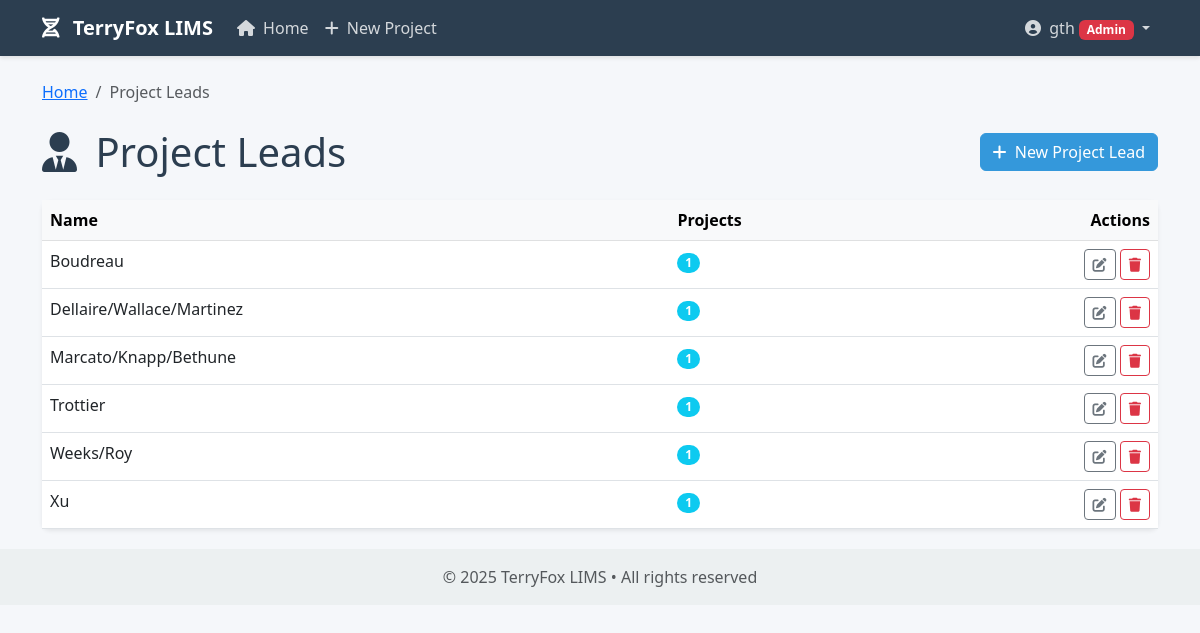
The page /project-leads/ (signed in) on the database as committed earlier.
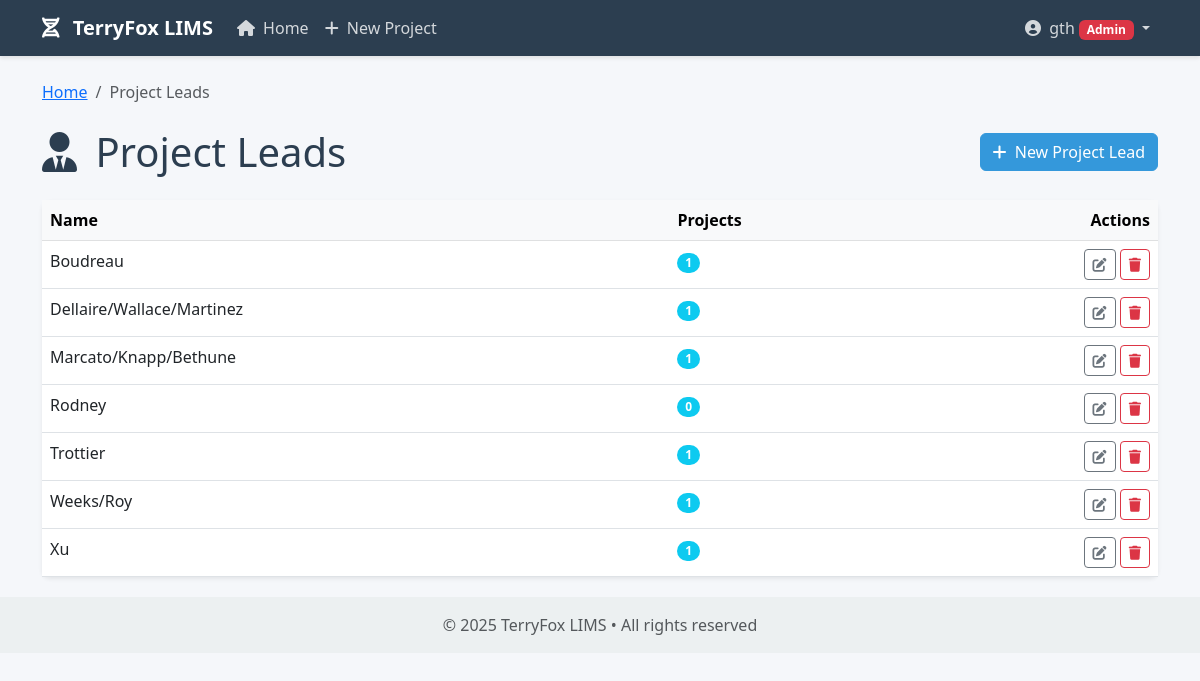
The same page on the database as committed later.
### core/models.py (models this page shows, shortened)
class ProjectLead(models.Model):
    name = models.CharField(max_length=255, unique=True)
    class Meta:
        ordering = ['name']
        verbose_name = _('Project Lead')
        verbose_name_plural = _('Project Leads')

### core/views.py (the view)
# urls.py: path('project-leads/', views.project_lead_list, name='project_lead_list'),
@login_required
@permission_required('core.view_projectlead', raise_exception=True)
def project_lead_list(request):
    leads = ProjectLead.objects.all().order_by('name')
    project_counts = {}
    for lead in leads:
        project_counts[lead.id] = lead.projects.count()
    project_counts_json = {str(k): v for k, v in project_counts.items()}
    return render(request, 'core/project_lead_list.html', {
        'leads': leads,
        'project_counts': project_counts,
        'project_counts_json': project_counts_json,
    })

### core/templatetags/core_extras.py (called while the page is built)
@register.filter
def get_item(dictionary, key):
    if not dictionary:
        return 0
    try:
        key = str(key)  # Ensure key is a string for JSON serialization
        if isinstance(dictionary, dict):
            return dictionary.get(key, 0)
        elif hasattr(dictionary, 'get'):
            return dictionary.get(key, 0)
        else:
            return 0
    except:
        return 0

@register.filter
def to_json(value):
    return json.dumps(value)

### templates/core/project_lead_list.html (shortened to what this page needs)
{% extends 'base.html' %}
{% load crispy_forms_tags %}
{% load core_extras %}
{% block content %}
<nav aria-label="breadcrumb" class="mb-4">
    <ol class="breadcrumb">
        <li class="breadcrumb-item"><a href="{% url 'home' %}">Home</a></li>
        <li class="breadcrumb-item active">Project Leads</li>
    </ol>
</nav>
<div class="d-flex justify-content-between align-items-center mb-4">
    <h1 class="mb-0"><i class="fas fa-user-tie me-2"></i> Project Leads</h1>
    <a href="{% url 'project_lead_create' %}" class="btn btn-primary">
        <i class="fas fa-plus me-1"></i> New Project Lead
    </a>
</div>
{% if leads %}
<div class="card shadow-sm">
    <div class="card-body p-0">
        <div class="table-responsive">
            <table class="table table-hover mb-0">
                <thead class="table-light">
                    <tr>
                        <th>Name</th>
                        <th>Projects</th>
                        <th class="text-end">Actions</th>
                    </tr>
                </thead>
                <tbody>
                    {% for lead in leads %}
                    <tr>
                        <td>{{ lead.name }}</td>
                        <td>
                            <span class="badge bg-info rounded-pill" data-lead-id="{{ lead.id }}">
                                {{ project_counts|get_item:lead.id }}
                            </span>
                        </td>
                        <td class="text-end">
                            <a href="{% url 'project_lead_update' lead_id=lead.id %}" class="btn btn-sm btn-outline-secondary">
                                <i class="fas fa-edit"></i>
                            </a>
                            <a href="{% url 'project_lead_delete' lead_id=lead.id %}" class="btn btn-sm btn-outline-danger {% if project_counts|get_item:lead.id > 0 %}disabled{% endif %}">
                                <i class="fas fa-trash"></i>
                            </a>
                        </td>
                    </tr>
                    {% endfor %}
                </tbody>
            </table>
        </div>
    </div>
</div>
{% else %}
<div class="alert alert-info" role="alert">
    <i class="fas fa-info-circle me-2"></i> No project leads available yet.
    <a href="{% url 'project_lead_create' %}" class="alert-link">Create the first project lead</a>.
</div>
{% endif %}
{% endblock %}

Rows that differ between the two databases and show on the page:
added ProjectLead: name "Rodney", id "0"
